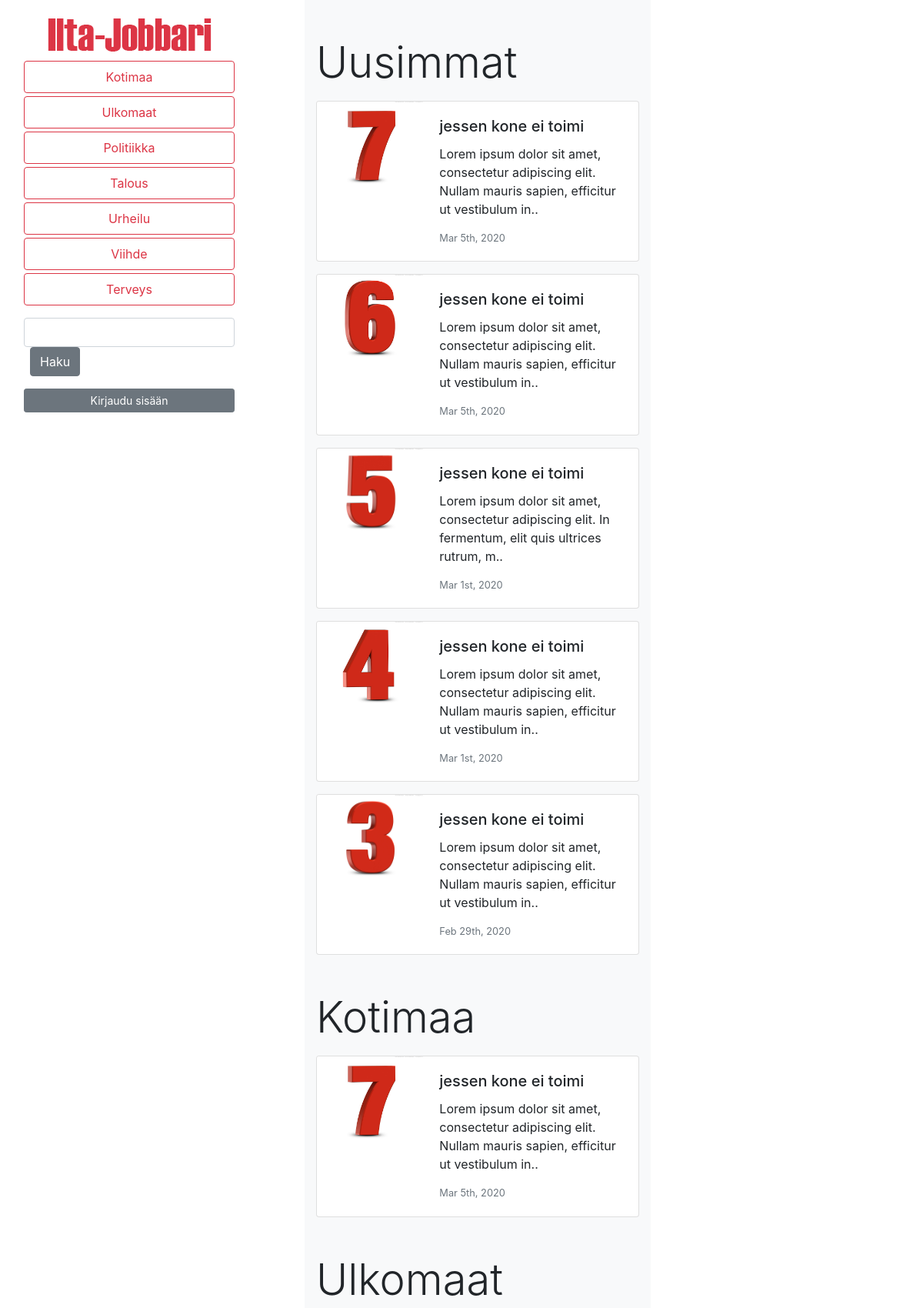
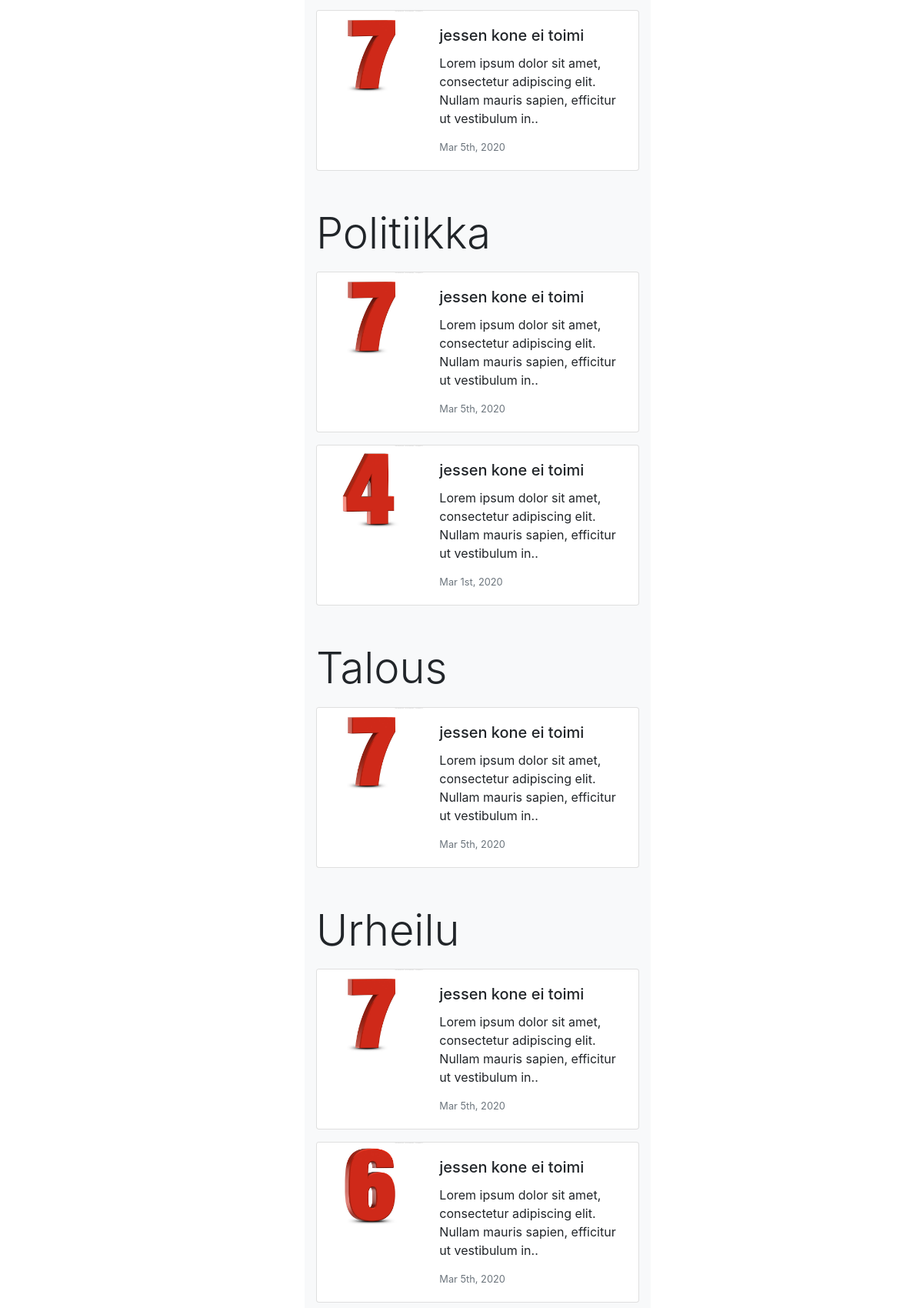
The app's page /feed.php (upper part) with its own data (2 pictures, top to bottom).
### tables this page shows
CREATE TABLE `uutiset` (
  `id` int(11) NOT NULL,
  `pvm` datetime NOT NULL,
  `avainsana0` varchar(50) DEFAULT NULL,
  `avainsana1` varchar(50) DEFAULT NULL,
  `avainsana2` varchar(50) DEFAULT NULL,
  `avainsana3` varchar(50) DEFAULT NULL,
  `avainsana4` varchar(50) DEFAULT NULL,
  `uutiset` tinyint(1) NOT NULL DEFAULT 0,
  `kotimaa` tinyint(1) NOT NULL DEFAULT 0,
  `ulkomaat` tinyint(1) NOT NULL DEFAULT 0,
  `politiikka` tinyint(1) NOT NULL DEFAULT 0,
  `talous` tinyint(1) NOT NULL DEFAULT 0,
  `urheilu` tinyint(1) NOT NULL DEFAULT 0,
  `viihde` tinyint(1) NOT NULL DEFAULT 0,
  `terveys` tinyint(1) NOT NULL DEFAULT 0
);

### feed.php (the view, shortened to what this page needs)
<?php
require 'db_config.php';
$yhteys = new mysqli($servername, $username, $password, $dbname);
function hae_uutinen($id){
    $file = "xml/{$id}.xml";
    $xml = simplexml_load_file($file);
    return $xml;
}
function get_words($sentence, $count = 15) {
    preg_match("/(?:[^\s,\.;\?\!]+(?:[\s,\.;\?\!]+|$)){0,$count}/", $sentence, $matches);
    return $matches[0];
}
function uutiset($yhteys, $tyyppi){
    if ($tyyppi == "kaikki"){
        $sql = "SELECT id, pvm FROM uutiset ORDER BY pvm DESC LIMIT 5";
    } else {
        $sql = "SELECT id, pvm FROM uutiset WHERE {$tyyppi} = 1 ORDER BY pvm DESC LIMIT 5";
    }
    $result = $yhteys->query($sql);
    for ($set = array (); $row = $result->fetch_assoc(); $set[] = $row);
    $i = (int)0;
    while ($i < count($set)) {
        $id = $set[$i]["id"];
        echo
        '<div class="card mb-3" onclick="location.href=' . "'php/uutinen.php?id=" . hae_uutinen($id)->id . "'" . '">
            <div class="row no-gutters">
                <div class="col-md-4">
                    <img src="' . substr(hae_uutinen($id)->kuvapolku, 3) . '" class="card-img" alt="' . hae_uutinen($id)->otsikko . '">
                </div>
                <div class="col-md-8">
                    <div class="card-body">
                        <h5 class="card-title">' . hae_uutinen($id)->otsikko . '</h5>
                        <p class="card-text">' . substr(get_words(hae_uutinen($id)->artikkeli), 0, -2) . '..</p>
                        <p class="card-text"><small class="text-muted">' . date("M jS, Y", strtotime($set[$i]['pvm'])) . '</small></p>
                    </div>
                </div>
            </div>
        </div>';
        $i++;
    }
}
?>
<html lang="en" style="overflow-y: scroll;">
<head>
    <link rel="stylesheet" href="css/bootstrap.min.css">
    <link rel="stylesheet" href="css/tyyli.css">
</head>
<body>
<div class="container-fluid">
<div class="row">
    <div class="col mx-auto">
        <nav class="navbar float-right sticky-top">
            <ul class="navbar-nav">
                <li class="nav-item mb-2">
                    <a href="feed.php"><img class="mx-auto d-block" src="iltajobbari.png"/></a>
                </li>
                <li class="nav-item">
                    <a class="nav-link mt-1 btn btn-outline-danger" href="feed.php#kotimaa">Kotimaa</a>
                </li>
                <li class="nav-item">
                    <a class="nav-link mt-1 btn btn-outline-danger" href="feed.php#ulkomaat">Ulkomaat</a>
                </li>
                <li class="nav-item">
                    <a class="nav-link mt-1 btn btn-outline-danger" href="feed.php#politiikka">Politiikka</a>
                </li>
                <li class="nav-item">
                    <a class="nav-link mt-1 btn btn-outline-danger" href="feed.php#talous">Talous</a>
                </li>
                <li class="nav-item">
                    <a class="nav-link mt-1 btn btn-outline-danger" href="feed.php#urheilu">Urheilu</a>
                </li>
                <li class="nav-item">
                    <a class="nav-link mt-1 btn btn-outline-danger" href="feed.php#viihde">Viihde</a>
                </li>
                <li class="nav-item mb-3">
                    <a class="nav-link mt-1 btn btn-outline-danger" href="feed.php#terveys">Terveys</a>
                </li>
                <div class="md-form mt-0">
                    <form class="form-inline" action="haku.php" method="POST">
                        <input class="form-control" type="text" name="hakusana">
                        <input class="btn btn-secondary ml-sm-2" type="submit" value="Haku">
                    </form>
                </div>
                <?php
                    if ( isset( $_SESSION['user_id'] ) ) {
                        echo '<a class="btn btn-secondary btn-sm mb-2" href="uusi.php">Lisää artikkeli</a>';
                        if ($_SESSION['user_id'] == 5){
                            echo '<a class="btn btn-secondary btn-sm mb-2" href="php/uusi_kayttaja.php">Lisää käyttäjä</a>';
                        }
                        echo '<a class="btn btn-secondary btn-sm" href="php/logout.php">Kirjaudu ulos</a>';
                    } else {
                        echo '<a class="btn btn-secondary btn-sm" href="php/yllapito.php">Kirjaudu sisään</a>';
                    }
                ?>
            </ul>
        </nav>
    </div>
    <div class="col-lg-6">
        <div class="container-fluid row">
            <div class="col mx-auto"></div>
            <div class="col-lg-10 bg-light">
                <h1 class="mt-5 mb-3 display-4">Uusimmat</h1>
                    <?php uutiset($yhteys, "kaikki");?>
                <h1 class="mt-5 mb-3 display-4" id="kotimaa">Kotimaa</h1>
                    <?php uutiset($yhteys, "kotimaa");?>
                <h1 class="mt-5 mb-3 display-4" id="ulkomaat">Ulkomaat</h1>
                    <?php uutiset($yhteys, "ulkomaat");?>
                <h1 class="mt-5 mb-3 display-4" id="politiikka">Politiikka</h1>
                    <?php uutiset($yhteys, "politiikka");?>
                <h1 class="mt-5 mb-3 display-4" id="talous">Talous</h1>
                    <?php uutiset($yhteys, "talous");?>
                <h1 class="mt-5 mb-3 display-4" id="urheilu">Urheilu</h1>
                    <?php uutiset($yhteys, "urheilu");?>
            </div>
            <div class="col mx-auto"></div>
        </div>
    </div>
    <div class="col mx-auto"></div>
</div>
</div>
</body>
</html>

### css/tyyli.css (style rules this page uses)
.sticky-top { top: 1rem; }

### records on screen
uutiset: shows a picture, id "jessen kone ei toimi", id "Lorem ipsum dolor sit amet, consectetur adipiscing elit. Nullam mauris sapien, efficitur ut vestibulum in", pvm "Mar 5th, 2020"
uutiset: shows a picture, id "jessen kone ei toimi", id "Lorem ipsum dolor sit amet, consectetur adipiscing elit. Nullam mauris sapien, efficitur ut vestibulum in", pvm "Mar 5th, 2020"
uutiset: shows a picture, id "jessen kone ei toimi", id "Lorem ipsum dolor sit amet, consectetur adipiscing elit. In fermentum, elit quis ultrices rutrum, m", pvm "Mar 1st, 2020"
uutiset: shows a picture, id "jessen kone ei toimi", id "Lorem ipsum dolor sit amet, consectetur adipiscing elit. Nullam mauris sapien, efficitur ut vestibulum in", pvm "Mar 1st, 2020"
uutiset: shows a picture, id "jessen kone ei toimi", id "Lorem ipsum dolor sit amet, consectetur adipiscing elit. Nullam mauris sapien, efficitur ut vestibulum in", pvm "Feb 29th, 2020"
